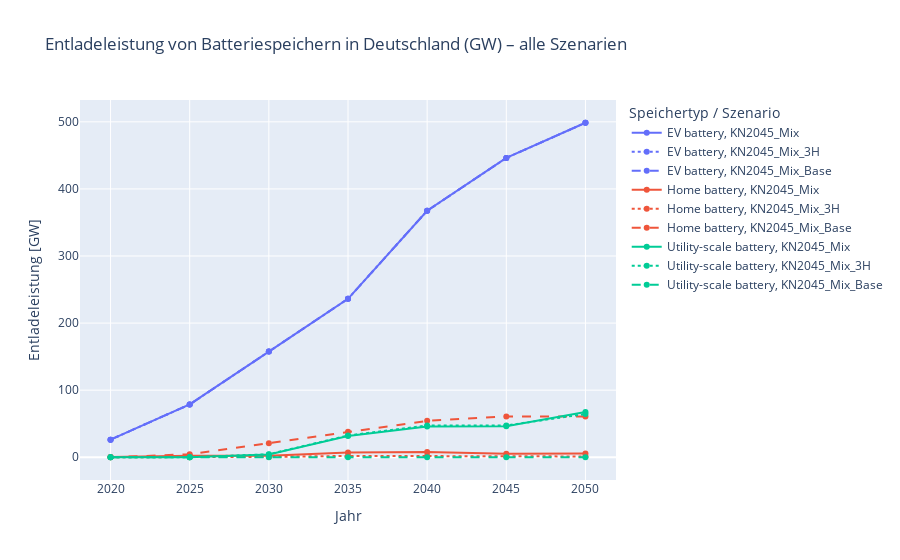
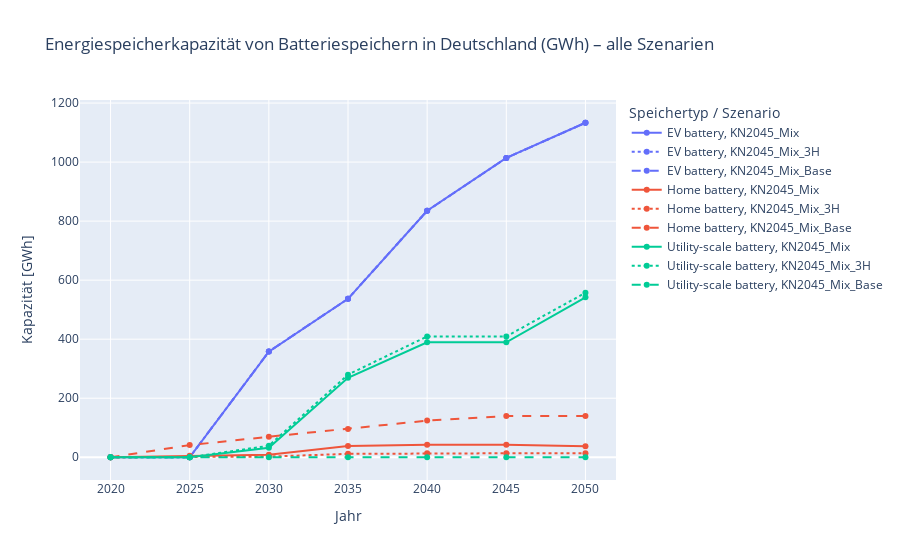

Notebook source saved alongside these figures, in order:
### Code cell
import plotly.express as px

# -----------------------------------------------------------------------------
# 1. Kombinierte Plot‐Version: Entladeleistung (GW) je Speichertyp und Szenario
# -----------------------------------------------------------------------------
#
# Hier nutzen wir df_power mit den Spalten ["Scenario", "Year", "Type", "Value [GW]"].
# Wir zeichnen pro (Type, Scenario) eine eigene Linie, indem wir color="Type"
# beibehalten und zusätzlich line_dash="Scenario" setzen.

fig_gw_all = px.line(
    df_power,
    x="Year",
    y="Value [GW]",
    color="Type",          # gleiche Farben für jeden Speichertyp
    line_dash="Scenario",  # unterschiedliche Linientypen (Strichmuster) für jedes Szenario
    title="Entladeleistung von Batteriespeichern in Deutschland (GW) – alle Szenarien",
    markers=True
)

fig_gw_all.update_layout(
    xaxis_title="Jahr",
    yaxis_title="Entladeleistung [GW]",
    legend_title_text="Speichertyp / Szenario"
)

fig_gw_all.show()



# -----------------------------------------------------------------------------
# 2. Kombinierte Plot‐Version: Energiespeicherkapazität (GWh) je Speichertyp und Szenario
# -----------------------------------------------------------------------------
#
# Hier nutzen wir df_energy mit den Spalten ["Scenario", "Year", "Type", "Value [GWh]"].
# Auch hier farblich nach Speichertyp, dash‐Linienmuster nach Szenario.

fig_gwh_all = px.line(
    df_energy,
    x="Year",
    y="Value [GWh]",
    color="Type",
    line_dash="Scenario",
    title="Energiespeicherkapazität von Batteriespeichern in Deutschland (GWh) – alle Szenarien",
    markers=True
)

fig_gwh_all.update_layout(
    xaxis_title="Jahr",
    yaxis_title="Kapazität [GWh]",
    legend_title_text="Speichertyp / Szenario"
)

fig_gwh_all.show()



# -----------------------------------------------------------------------------
# 3. Kombinierte Plot‐Version: Jährliche Strombereitstellung (TWh) je Speichertyp und Szenario
# -----------------------------------------------------------------------------
#
# Für df_discharge (["Scenario","Year","Type","Value [TWh]"]) mappen wir zunächst
# die Carrier‐Namen auf lesbare Speichertypen, dann nutzen wir color="Type"
# und line_dash="Scenario". Da es sich um eine Bar‐Chart handelt, verwenden wir
# allerdings px.bar(). Leider kennt px.bar() kein line_dash, deshalb erstellen wir hier
# ein umgebendes Facet für Scenario und color für Type, alle in einem Bild:
#
#    – color="Type" unterscheidet die Balkenfarben nach Speichertyp
#    – pattern_shape="Scenario" („Füllmuster“) trennt zusätzlich die Szenarien;
#      Plotly Express unterstützt pattern_shape mittlerweile auch bei bar‐Plots.
#
# Wenn dein Plotly-Upstream diese Version noch nicht unterstützt, kannst du alternativ
# alle Szenarien mit opacity (Transparenz) überlagern oder auf eine reine Linien‐Variante
# (px.line mit statistics) zurückgreifen – im Folgenden zeige ich die pattern_shape‐Variante.

carrier_map = {
    "battery discharger":      "Utility-scale battery",
    "home battery discharger": "Home battery",
    "V2G":                     "EV battery"
}

df_discharge_plot = df_discharge.copy()
df_discharge_plot["Type"] = df_discharge_plot["Type"].map(carrier_map)

# px.bar mit pattern_shape
fig_discharge_all = px.bar(
    df_discharge_plot,
    x="Year",
    y="Value [TWh]",
    color="Type",
    pattern_shape="Scenario",
    barmode="group",
    title="Jährliche Strombereitstellung durch Batterietechnologien (TWh) – alle Szenarien"
)

fig_discharge_all.update_layout(
    xaxis_title="Jahr",
    yaxis_title="Bereitstellung [TWh]",
    legend_title_text="Speichertyp / Szenario"
)

fig_discharge_all.show()

### Figure 1 — Plotly figure (JSON) as saved in the notebook; plotly's stock layout.template omitted (floating-point values rounded to 4 significant figures)
{"data": [{"hovertemplate": "Type=EV battery<br>Scenario=KN2045_Mix<br>Year=%{x}<br>Value [GW]=%{y}<extra></extra>", "legendgroup": "EV battery, KN2045_Mix", "line": {"color": "#636efa", "dash": "solid"}, "marker": {"symbol": "circle"}, "mode": "lines+markers", "name": "EV battery, KN2045_Mix", "orientation": "v", "showlegend": true, "type": "scatter", "x": [2020, 2025, 2030, 2035, 2040, 2045, 2050], "xaxis": "x", "y": [26.24, 78.73, 157.5, 236.2, 367.4, 446.1, 498.6], "yaxis": "y"}, {"hovertemplate": "Type=EV battery<br>Scenario=KN2045_Mix_3H<br>Year=%{x}<br>Value [GW]=%{y}<extra></extra>", "legendgroup": "EV battery, KN2045_Mix_3H", "line": {"color": "#636efa", "dash": "dot"}, "marker": {"symbol": "circle"}, "mode": "lines+markers", "name": "EV battery, KN2045_Mix_3H", "orientation": "v", "showlegend": true, "type": "scatter", "x": [2020, 2025, 2030, 2035, 2040, 2045, 2050], "xaxis": "x", "y": [26.24, 78.73, 157.5, 236.2, 367.4, 446.1, 498.6], "yaxis": "y"}, {"hovertemplate": "Type=EV battery<br>Scenario=KN2045_Mix_Base<br>Year=%{x}<br>Value [GW]=%{y}<extra></extra>", "legendgroup": "EV battery, KN2045_Mix_Base", "line": {"color": "#636efa", "dash": "dash"}, "marker": {"symbol": "circle"}, "mode": "lines+markers", "name": "EV battery, KN2045_Mix_Base", "orientation": "v", "showlegend": true, "type": "scatter", "x": [2020, 2025, 2030, 2035, 2040, 2045, 2050], "xaxis": "x", "y": [26.24, 78.73, 157.5, 236.2, 367.4, 446.1, 498.6], "yaxis": "y"}, {"hovertemplate": "Type=Home battery<br>Scenario=KN2045_Mix<br>Year=%{x}<br>Value [GW]=%{y}<extra></extra>", "legendgroup": "Home battery, KN2045_Mix", "line": {"color": "#EF553B", "dash": "solid"}, "marker": {"symbol": "circle"}, "mode": "lines+markers", "name": "Home battery, KN2045_Mix", "orientation": "v", "showlegend": true, "type": "scatter", "x": [2020, 2025, 2030, 2035, 2040, 2045, 2050], "xaxis": "x", "y": [0.289, 2.341, 2.084, 7.264, 7.752, 5.264, 5.528], "yaxis": "y"}, {"hovertemplate": "Type=Home battery<br>Scenario=KN2045_Mix_3H<br>Year=%{x}<br>Value [GW]=%{y}<extra></extra>", "legendgroup": "Home battery, KN2045_Mix_3H", "line": {"color": "#EF553B", "dash": "dot"}, "marker": {"symbol": "circle"}, "mode": "lines+markers", "name": "Home battery, KN2045_Mix_3H", "orientation": "v", "showlegend": true, "type": "scatter", "x": [2020, 2025, 2030, 2035, 2040, 2045, 2050], "xaxis": "x", "y": [0.0007594, 0.0008002, 0.5349, 1.993, 1.717, 1.203, 1.208], "yaxis": "y"}, {"hovertemplate": "Type=Home battery<br>Scenario=KN2045_Mix_Base<br>Year=%{x}<br>Value [GW]=%{y}<extra></extra>", "legendgroup": "Home battery, KN2045_Mix_Base", "line": {"color": "#EF553B", "dash": "dash"}, "marker": {"symbol": "circle"}, "mode": "lines+markers", "name": "Home battery, KN2045_Mix_Base", "orientation": "v", "showlegend": true, "type": "scatter", "x": [2020, 2025, 2030, 2035, 2040, 2045, 2050], "xaxis": "x", "y": [6.541e-08, 4.451, 20.87, 38.03, 54.3, 60.93, 60.93], "yaxis": "y"}, {"hovertemplate": "Type=Utility-scale battery<br>Scenario=KN2045_Mix<br>Year=%{x}<br>Value [GW]=%{y}<extra></extra>", "legendgroup": "Utility-scale battery, KN2045_Mix", "line": {"color": "#00cc96", "dash": "solid"}, "marker": {"symbol": "circle"}, "mode": "lines+markers", "name": "Utility-scale battery, KN2045_Mix", "orientation": "v", "showlegend": true, "type": "scatter", "x": [2020, 2025, 2030, 2035, 2040, 2045, 2050], "xaxis": "x", "y": [0.009436, 0.0005444, 4.205, 31.72, 45.87, 46.08, 67.59], "yaxis": "y"}, {"hovertemplate": "Type=Utility-scale battery<br>Scenario=KN2045_Mix_3H<br>Year=%{x}<br>Value [GW]=%{y}<extra></extra>", "legendgroup": "Utility-scale battery, KN2045_Mix_3H", "line": {"color": "#00cc96", "dash": "dot"}, "marker": {"symbol": "circle"}, "mode": "lines+markers", "name": "Utility-scale battery, KN2045_Mix_3H", "orientation": "v", "showlegend": true, "type": "scatter", "x": [2020, 2025, 2030, 2035, 2040, 2045, 2050], "xaxis": "x", "y": [0.000513, 0.0004893, 4.506, 32.39, 47.37, 47.37, 64.5], "yaxis": "y"}, {"hovertemplate": "Type=Utility-scale battery<br>Scenario=KN2045_Mix_Base<br>Year=%{x}<br>Value [GW]=%{y}<extra></extra>", "legendgroup": "Utility-scale battery, KN2045_Mix_Base", "line": {"color": "#00cc96", "dash": "dash"}, "marker": {"symbol": "circle"}, "mode": "lines+markers", "name": "Utility-scale battery, KN2045_Mix_Base", "orientation": "v", "showlegend": true, "type": "scatter", "x": [2020, 2025, 2030, 2035, 2040, 2045, 2050], "xaxis": "x", "y": [9.184e-08, 1.541e-13, 1.423e-13, 1.6e-06, 1.661e-13, 2.186e-14, 1.583e-14], "yaxis": "y"}], "layout": {"legend": {"title": {"text": "Speichertyp / Szenario"}, "tracegroupgap": 0}, "title": {"text": "Entladeleistung von Batteriespeichern in Deutschland (GW) – alle Szenarien"}, "xaxis": {"anchor": "y", "domain": [0, 1], "title": {"text": "Jahr"}}, "yaxis": {"anchor": "x", "domain": [0, 1], "title": {"text": "Entladeleistung [GW]"}}}}

### Figure 2 — Plotly figure (JSON) as saved in the notebook; plotly's stock layout.template omitted (floating-point values rounded to 4 significant figures)
{"data": [{"hovertemplate": "Type=EV battery<br>Scenario=KN2045_Mix<br>Year=%{x}<br>Value [GWh]=%{y}<extra></extra>", "legendgroup": "EV battery, KN2045_Mix", "line": {"color": "#636efa", "dash": "solid"}, "marker": {"symbol": "circle"}, "mode": "lines+markers", "name": "EV battery, KN2045_Mix", "orientation": "v", "showlegend": true, "type": "scatter", "x": [2020, 2025, 2030, 2035, 2040, 2045, 2050], "xaxis": "x", "y": [0.0, 0.0, 357.9, 536.8, 835.0, 1014.0, 1133.0], "yaxis": "y"}, {"hovertemplate": "Type=EV battery<br>Scenario=KN2045_Mix_3H<br>Year=%{x}<br>Value [GWh]=%{y}<extra></extra>", "legendgroup": "EV battery, KN2045_Mix_3H", "line": {"color": "#636efa", "dash": "dot"}, "marker": {"symbol": "circle"}, "mode": "lines+markers", "name": "EV battery, KN2045_Mix_3H", "orientation": "v", "showlegend": true, "type": "scatter", "x": [2020, 2025, 2030, 2035, 2040, 2045, 2050], "xaxis": "x", "y": [0.0, 0.0, 357.9, 536.8, 835.0, 1014.0, 1133.0], "yaxis": "y"}, {"hovertemplate": "Type=EV battery<br>Scenario=KN2045_Mix_Base<br>Year=%{x}<br>Value [GWh]=%{y}<extra></extra>", "legendgroup": "EV battery, KN2045_Mix_Base", "line": {"color": "#636efa", "dash": "dash"}, "marker": {"symbol": "circle"}, "mode": "lines+markers", "name": "EV battery, KN2045_Mix_Base", "orientation": "v", "showlegend": true, "type": "scatter", "x": [2020, 2025, 2030, 2035, 2040, 2045, 2050], "xaxis": "x", "y": [0.0, 0.0, 357.9, 536.8, 835.0, 1014.0, 1133.0], "yaxis": "y"}, {"hovertemplate": "Type=Home battery<br>Scenario=KN2045_Mix<br>Year=%{x}<br>Value [GWh]=%{y}<extra></extra>", "legendgroup": "Home battery, KN2045_Mix", "line": {"color": "#EF553B", "dash": "solid"}, "marker": {"symbol": "circle"}, "mode": "lines+markers", "name": "Home battery, KN2045_Mix", "orientation": "v", "showlegend": true, "type": "scatter", "x": [2020, 2025, 2030, 2035, 2040, 2045, 2050], "xaxis": "x", "y": [0.3053, 5.492, 8.496, 37.91, 42.34, 42.33, 37.41], "yaxis": "y"}, {"hovertemplate": "Type=Home battery<br>Scenario=KN2045_Mix_3H<br>Year=%{x}<br>Value [GWh]=%{y}<extra></extra>", "legendgroup": "Home battery, KN2045_Mix_3H", "line": {"color": "#EF553B", "dash": "dot"}, "marker": {"symbol": "circle"}, "mode": "lines+markers", "name": "Home battery, KN2045_Mix_3H", "orientation": "v", "showlegend": true, "type": "scatter", "x": [2020, 2025, 2030, 2035, 2040, 2045, 2050], "xaxis": "x", "y": [0.002302, 0.002431, 2.233, 11.48, 13.47, 13.47, 13.47], "yaxis": "y"}, {"hovertemplate": "Type=Home battery<br>Scenario=KN2045_Mix_Base<br>Year=%{x}<br>Value [GWh]=%{y}<extra></extra>", "legendgroup": "Home battery, KN2045_Mix_Base", "line": {"color": "#EF553B", "dash": "dash"}, "marker": {"symbol": "circle"}, "mode": "lines+markers", "name": "Home battery, KN2045_Mix_Base", "orientation": "v", "showlegend": true, "type": "scatter", "x": [2020, 2025, 2030, 2035, 2040, 2045, 2050], "xaxis": "x", "y": [6.432e-08, 41.1, 69.5, 96.0, 124.1, 139.4, 139.4], "yaxis": "y"}, {"hovertemplate": "Type=Utility-scale battery<br>Scenario=KN2045_Mix<br>Year=%{x}<br>Value [GWh]=%{y}<extra></extra>", "legendgroup": "Utility-scale battery, KN2045_Mix", "line": {"color": "#00cc96", "dash": "solid"}, "marker": {"symbol": "circle"}, "mode": "lines+markers", "name": "Utility-scale battery, KN2045_Mix", "orientation": "v", "showlegend": true, "type": "scatter", "x": [2020, 2025, 2030, 2035, 2040, 2045, 2050], "xaxis": "x", "y": [0.01147, 0.0009978, 32.29, 269.0, 389.3, 389.3, 541.7], "yaxis": "y"}, {"hovertemplate": "Type=Utility-scale battery<br>Scenario=KN2045_Mix_3H<br>Year=%{x}<br>Value [GWh]=%{y}<extra></extra>", "legendgroup": "Utility-scale battery, KN2045_Mix_3H", "line": {"color": "#00cc96", "dash": "dot"}, "marker": {"symbol": "circle"}, "mode": "lines+markers", "name": "Utility-scale battery, KN2045_Mix_3H", "orientation": "v", "showlegend": true, "type": "scatter", "x": [2020, 2025, 2030, 2035, 2040, 2045, 2050], "xaxis": "x", "y": [0.0005856, 0.0009532, 38.93, 279.9, 409.3, 409.3, 557.3], "yaxis": "y"}, {"hovertemplate": "Type=Utility-scale battery<br>Scenario=KN2045_Mix_Base<br>Year=%{x}<br>Value [GWh]=%{y}<extra></extra>", "legendgroup": "Utility-scale battery, KN2045_Mix_Base", "line": {"color": "#00cc96", "dash": "dash"}, "marker": {"symbol": "circle"}, "mode": "lines+markers", "name": "Utility-scale battery, KN2045_Mix_Base", "orientation": "v", "showlegend": true, "type": "scatter", "x": [2020, 2025, 2030, 2035, 2040, 2045, 2050], "xaxis": "x", "y": [9.007e-08, 2.022e-13, 1.818e-13, 1.771e-06, 2.151e-13, 2.707e-14, 1.744e-14], "yaxis": "y"}], "layout": {"legend": {"title": {"text": "Speichertyp / Szenario"}, "tracegroupgap": 0}, "title": {"text": "Energiespeicherkapazität von Batteriespeichern in Deutschland (GWh) – alle Szenarien"}, "xaxis": {"anchor": "y", "domain": [0, 1], "title": {"text": "Jahr"}}, "yaxis": {"anchor": "x", "domain": [0, 1], "title": {"text": "Kapazität [GWh]"}}}}
